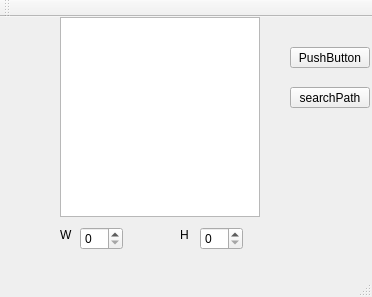
<?xml version="1.0" encoding="UTF-8"?>
<ui version="4.0">
 <class>MainWindow</class>
 <widget class="QMainWindow" name="MainWindow">
  <property name="geometry">
   <rect>
    <x>0</x>
    <y>0</y>
    <width>372</width>
    <height>297</height>
   </rect>
  </property>
  <property name="windowTitle">
   <string>MainWindow</string>
  </property>
  <widget class="QWidget" name="centralWidget">
   <widget class="QPushButton" name="pushButton">
    <property name="geometry">
     <rect>
      <x>290</x>
      <y>30</y>
      <width>80</width>
      <height>21</height>
     </rect>
    </property>
    <property name="text">
     <string>PushButton</string>
    </property>
   </widget>
   <widget class="QSpinBox" name="spinBox">
    <property name="geometry">
     <rect>
      <x>80</x>
      <y>210</y>
      <width>43</width>
      <height>23</height>
     </rect>
    </property>
   </widget>
   <widget class="QSpinBox" name="spinBox_2">
    <property name="geometry">
     <rect>
      <x>200</x>
      <y>210</y>
      <width>43</width>
      <height>23</height>
     </rect>
    </property>
   </widget>
   <widget class="QLabel" name="label">
    <property name="geometry">
     <rect>
      <x>60</x>
      <y>210</y>
      <width>16</width>
      <height>16</height>
     </rect>
    </property>
    <property name="text">
     <string>W</string>
    </property>
   </widget>
   <widget class="QLabel" name="label_2">
    <property name="geometry">
     <rect>
      <x>180</x>
      <y>210</y>
      <width>16</width>
      <height>16</height>
     </rect>
    </property>
    <property name="text">
     <string>H</string>
    </property>
   </widget>
   <widget class="FieldsView" name="graphicsView">
    <property name="geometry">
     <rect>
      <x>60</x>
      <y>0</y>
      <width>200</width>
      <height>200</height>
     </rect>
    </property>
   </widget>
   <widget class="QPushButton" name="searhPath">
    <property name="geometry">
     <rect>
      <x>290</x>
      <y>70</y>
      <width>80</width>
      <height>21</height>
     </rect>
    </property>
    <property name="text">
     <string>searchPath</string>
    </property>
   </widget>
  </widget>
  <widget class="QMenuBar" name="menuBar">
   <property name="geometry">
    <rect>
     <x>0</x>
     <y>0</y>
     <width>372</width>
     <height>20</height>
    </rect>
   </property>
  </widget>
  <widget class="QToolBar" name="mainToolBar">
   <attribute name="toolBarArea">
    <enum>TopToolBarArea</enum>
   </attribute>
   <attribute name="toolBarBreak">
    <bool>false</bool>
   </attribute>
  </widget>
  <widget class="QStatusBar" name="statusBar"/>
 </widget>
 <layoutdefault spacing="6" margin="11"/>
 <customwidgets>
  <customwidget>
   <class>FieldsView</class>
   <extends>QGraphicsView</extends>
   <header>fieldsview.h</header>
  </customwidget>
 </customwidgets>
 <resources/>
 <connections/>
</ui>
